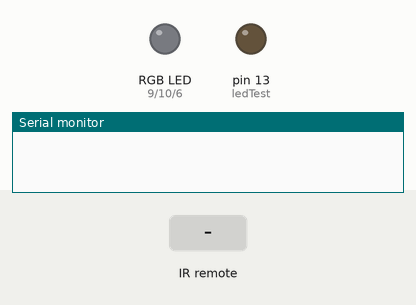
Simulated run of this sketch. Board: Arduino Uno, built with avr-gcc and run on an emulated ATmega328P. On the bench: an RGB LED mixed from three pins (HIGH = lit), output pins drawn as LEDs (lit = HIGH), the last lines printed to the serial monitor. The inputs (shaded band) are chosen by the test bench. Dim RGB values are drawn brighter than linear.

Above: at 4.2 s.
4.3 s: infrared code 0xFF30CF received
At 5.2 s:
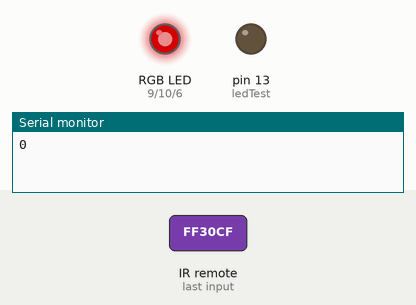
5.8 s: infrared code 0xFF5AA5 received
At 6.3 s:
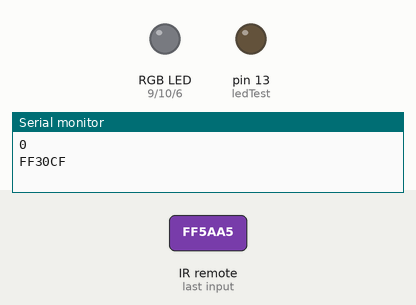
7.3 s: infrared code 0xFF18E7 received
At 8.5 s:
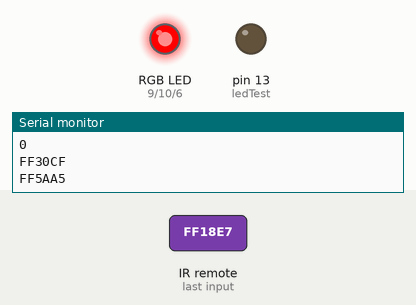
8.8 s: infrared code 0xFF7A85 received
At 9.8 s:
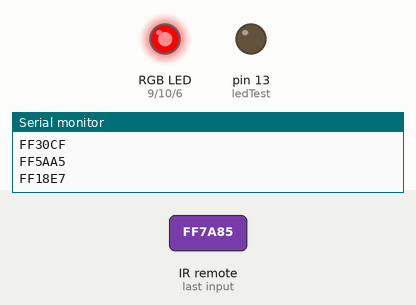
10.3 s: infrared code 0xFF10EF received
At 11.0 s:
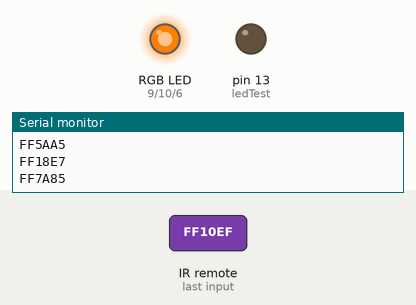
11.8 s: infrared code 0xFF38C7 received
At 13.3 s:
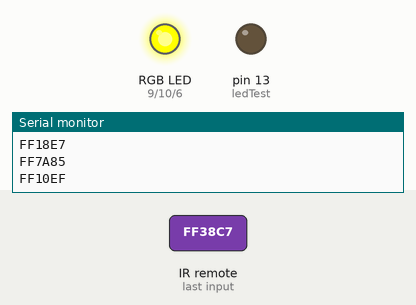
Timing chart, 0 to 14.3 s (numbered marks = the images above; inputs shaded):
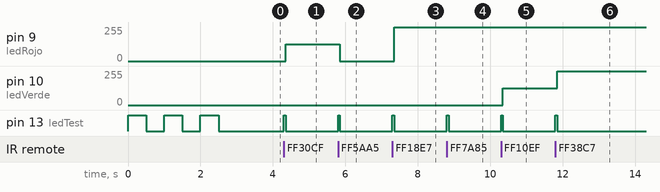

Measured:
- after the input at 4.3 s, pin 9 (ledRojo): 0/255 → 127/255 after 0.05 s; pin 13 (ledTest): LOW → HIGH at once, → LOW 0.05 s later
- after the input at 5.8 s, pin 9 (ledRojo): 127/255 → 0/255 after 0.05 s; pin 13 (ledTest): LOW → HIGH at once, → LOW 0.05 s later
- after the input at 7.3 s, pin 9 (ledRojo): 0/255 → 255/255 after 0.05 s; pin 13 (ledTest): LOW → HIGH at once, → LOW 0.05 s later
- after the input at 8.8 s, pin 13 (ledTest): LOW → HIGH at once, → LOW 0.05 s later
- after the input at 10.3 s, pin 10 (ledVerde): 0/255 → 127/255 after 0.05 s; pin 13 (ledTest): LOW → HIGH at once, → LOW 0.05 s later
- after the input at 11.8 s, pin 10 (ledVerde): 127/255 → 255/255 after 0.05 s; pin 13 (ledTest): LOW → HIGH at once, → LOW 0.05 s later

The sketch:

RGBcontrol_remoto.ino
```cpp
#include<IRremote.h>

int ledTest = 13;

//Seteo del receptor

int receptorControl = 2;

IRrecv receptorIr(receptorControl);
decode_results codigoLeido;
decode_results codigoLeidoNuevo;

//Seteo del led RGB

int ledRojo =9;
int ledVerde =10;
int ledAzul =6;

int potenciaRojo = 0;
int potenciaVerde = 0;
int potenciaAzul = 0;

void setup()
{
  Serial.begin(9600);

  receptorIr.enableIRIn();

  pinMode(ledRojo, OUTPUT);
  pinMode(ledVerde, OUTPUT);
  pinMode(ledAzul, OUTPUT);

  analogWrite(ledRojo, 0);
    analogWrite(ledVerde, 0);
      analogWrite(ledAzul, 0);

      pinMode(ledTest, OUTPUT);
      digitalWrite(ledTest, LOW);

      //Saludo inicial

      digitalWrite(ledTest, HIGH);
            delay(500);
      digitalWrite(ledTest, LOW);
            delay(500);
      digitalWrite(ledTest, HIGH);
            delay(500);
      digitalWrite(ledTest, LOW);
            delay(500);
      digitalWrite(ledTest, HIGH);
            delay(500);
      digitalWrite(ledTest, LOW);
            delay(500);
}

void loop()
{
  if(receptorIr.decode(&codigoLeidoNuevo))
  {
    receptorIr.resume();
  }
  if(codigoLeidoNuevo.value != codigoLeido.value && codigoLeidoNuevo.value!= 0xFFFFFFFF)
  {
    digitalWrite(ledTest, HIGH);
    delay(50);
    digitalWrite(ledTest, LOW);

    Serial.println(codigoLeido.value, HEX);
    codigoLeido = codigoLeidoNuevo;

    switch (codigoLeido.value)
    {
      case 0xFF5AA5:
      analogWrite(ledRojo, 0);
      break;

      case 0xFF30CF:
      analogWrite(ledRojo, 127);
      break;

            case 0xFF18E7:
      analogWrite(ledRojo, 255);
      break;

      case 0xFF7A85:
      analogWrite(ledVerde, 0);
      break;

      case 0xFF10EF:
      analogWrite(ledVerde, 127);
      break;

      case 0xFF38C7:
      analogWrite(ledVerde, 255);
      break;

      case 0xFF42BD:
      analogWrite(ledAzul, 0);
      break;

      case 0xFF4AB5:
      analogWrite(ledAzul, 127);
      break;

      case 0xFF52AD:
      analogWrite(ledAzul, 255);
      break;

      case 0xFFA25D:
      analogWrite(ledRojo, 0);
      analogWrite(ledVerde, 0);
      analogWrite(ledAzul, 0);
      break;

      case 0xFFE21D:
      analogWrite(ledRojo, 255);
      analogWrite(ledVerde, 255);
      analogWrite(ledAzul, 255);
      break;

      default:

      digitalWrite(ledTest, HIGH);
      delay(200);
      digitalWrite(ledTest, LOW);
      delay(200);
      digitalWrite(ledTest, HIGH);
      delay(200);
      digitalWrite(ledTest, LOW);
      delay(200);

      break;
}
  }
}
```
